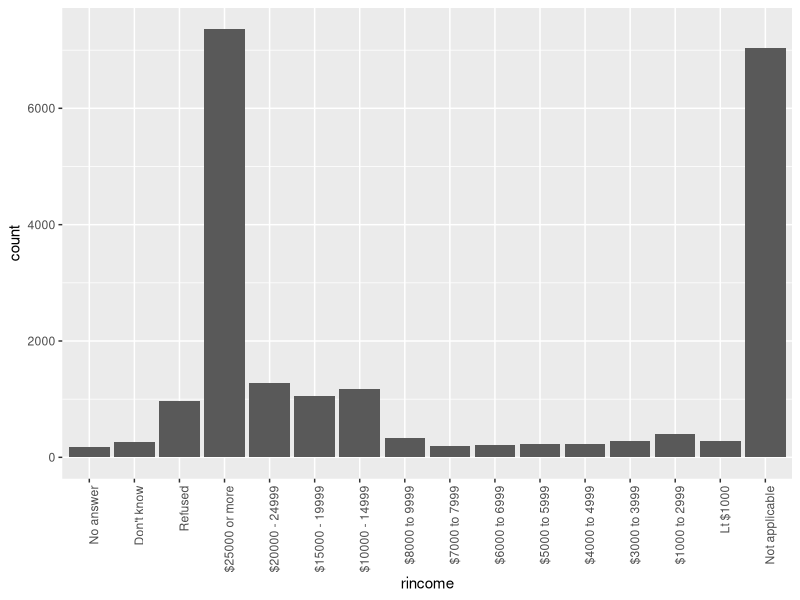
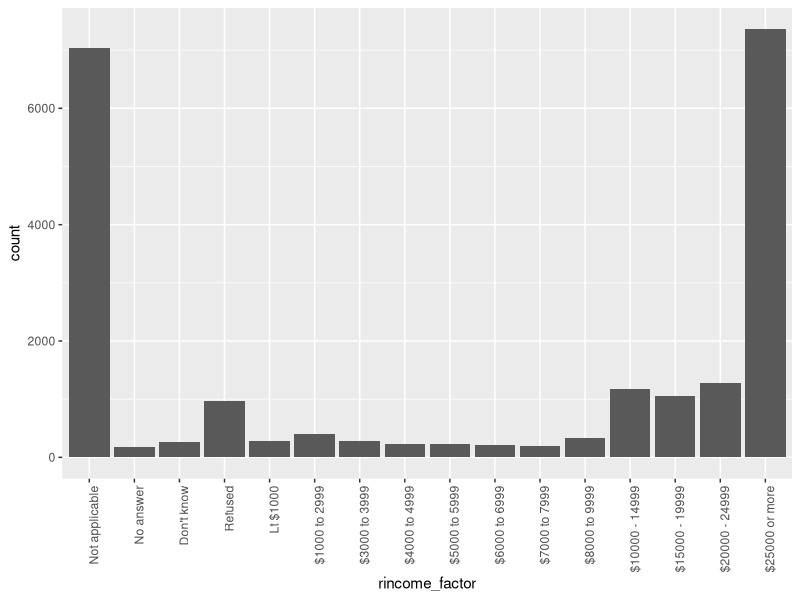
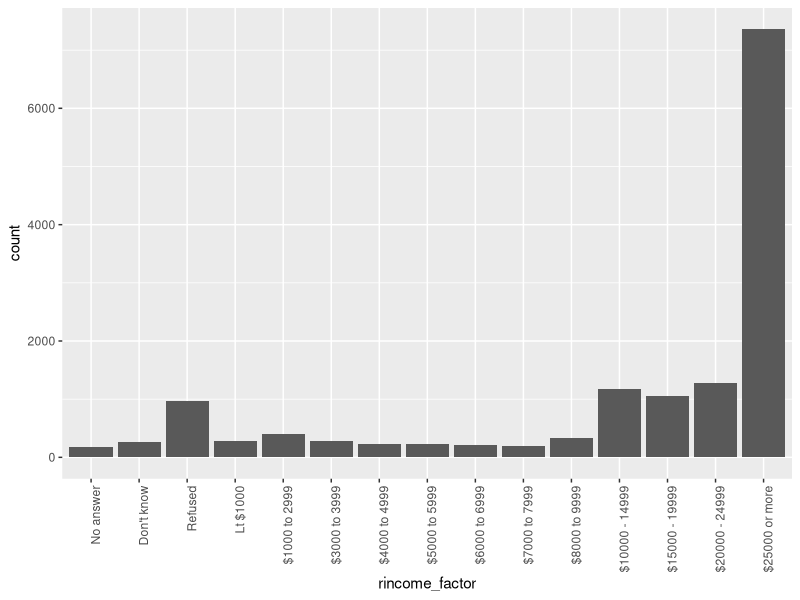
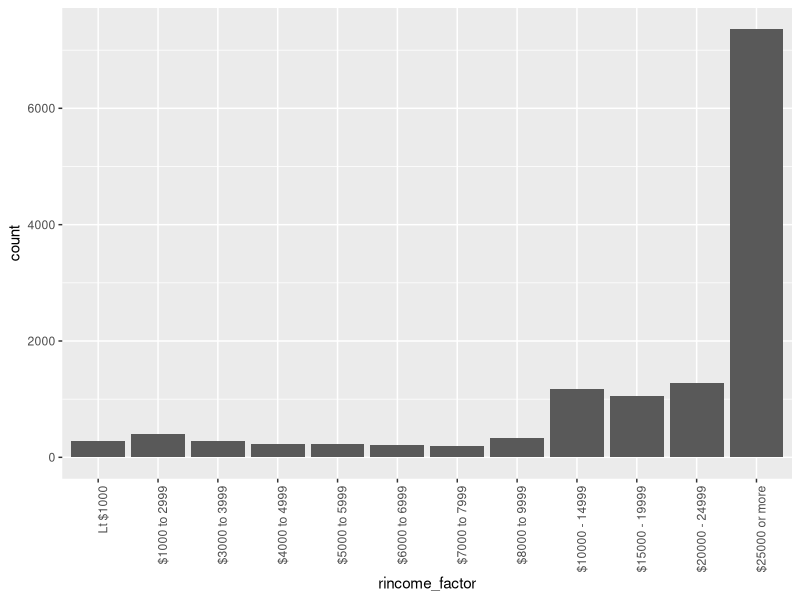
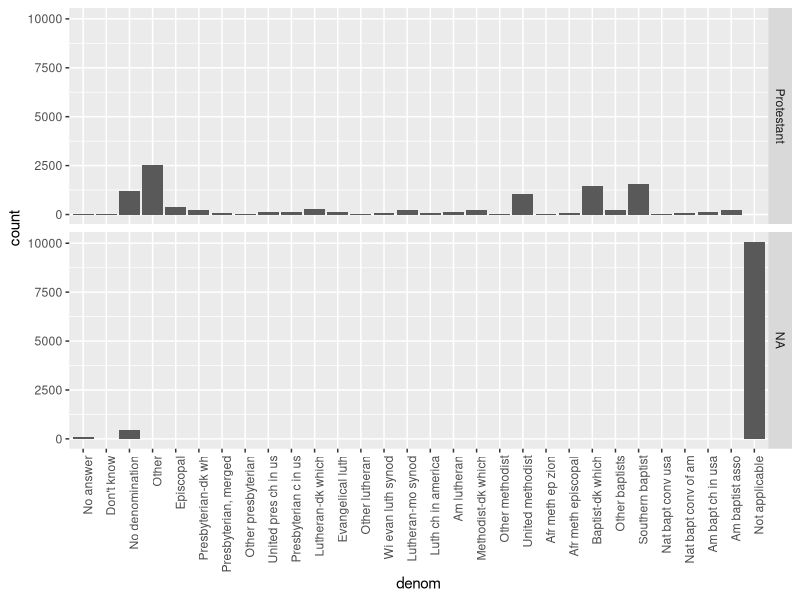
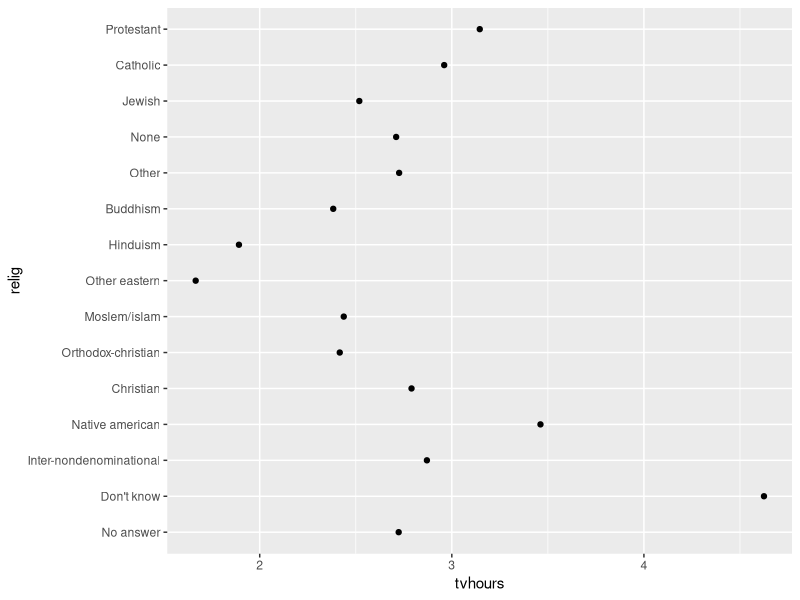
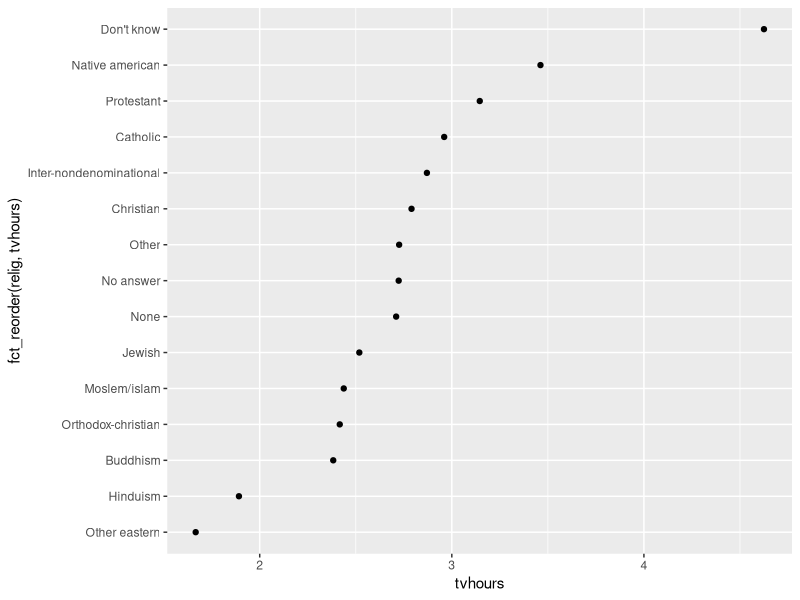
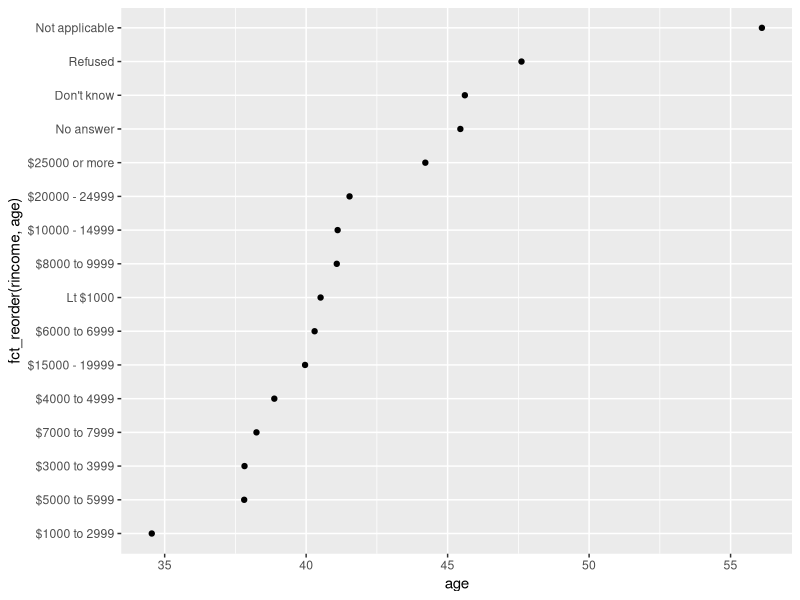

The R source for these figures, in order:
#15 Factors

library(tidyverse)
library(forcats)


#15.3.1 Exercise

#1.Explore the distribution of rincome (reported income). What makes 
#the default bar chart hard to understand? How could you improve the plot

#Factor to the values
View(gss_cat$rincome)

ggplot(gss_cat, aes(rincome)) +
  geom_bar()+ 
  theme(axis.text.x = element_text(angle = 90, hjust = 1))

gss_cat%>%
  count(rincome)

income_level<-c("Not applicable", "No answer", "Don't know", "Refused", "Lt $1000",
                "$1000 to 2999","$3000 to 3999","$4000 to 4999","$5000 to 5999",
                "$6000 to 6999","$7000 to 7999","$8000 to 9999","$10000 - 14999","$15000 - 19999",
                "$20000 - 24999","$25000 or more")
gss_cat2<-gss_cat%>%
  mutate(
    rincome_factor = factor(rincome, levels = income_level)
  )

ggplot(gss_cat2, aes(rincome_factor)) +
  geom_bar()+ 
  theme(axis.text.x = element_text(angle = 90, hjust = 1))

##I still think it coul look better taking out Not applicable
income_level2<-c("No answer", "Don't know", "Refused", "Lt $1000",
                "$1000 to 2999","$3000 to 3999","$4000 to 4999","$5000 to 5999",
                "$6000 to 6999","$7000 to 7999","$8000 to 9999","$10000 - 14999","$15000 - 19999",
                "$20000 - 24999","$25000 or more")
gss_cat3<-gss_cat%>%
  mutate(
    rincome_factor = factor(rincome, levels = income_level2)
  )%>%
  filter(!is.na(rincome_factor))

ggplot(gss_cat3, aes(rincome_factor)) +
  geom_bar()+ 
  theme(axis.text.x = element_text(angle = 90, hjust = 1))
##or maby all non numerical values
income_level3<-c("Lt $1000",
                 "$1000 to 2999","$3000 to 3999","$4000 to 4999","$5000 to 5999",
                 "$6000 to 6999","$7000 to 7999","$8000 to 9999","$10000 - 14999","$15000 - 19999",
                 "$20000 - 24999","$25000 or more")
gss_cat4<-gss_cat%>%
  mutate(
    rincome_factor = factor(rincome, levels = income_level3)
  )%>%
  filter(!is.na(rincome_factor))

ggplot(gss_cat4, aes(rincome_factor)) +
  geom_bar()+ 
  theme(axis.text.x = element_text(angle = 90, hjust = 1))

#2.What is the most common relig in this survey? What’s the most common partyid?
names(gss_cat)
dnoems<-gss_cat%>%
  count(relig)
dnoems
##Protestant

gss_cat%>%
  count(partyid)

##Independent

#3.Which relig does denom (denomination) apply to? 
#How can you find out with a table? How can you find out with a visualisation?
##I could watch it here
View(gss_cat)
##But a more thorough analysis would be

gss_cat6<-gss_cat%>%
  filter(relig!="Protestant")%>%
  count(denom)
View(gss_cat6)
##If I filter out the protestant, denom entries are meaningless
##c(No answer,Don't know,No denomination,Not applicable)

## with a visualisation you could make a facet plot 
##First change de levels of relig
gss_cat7<-gss_cat%>%
  mutate(
    relig_factor = factor(relig, levels = c("Protestant"))
  )
gss_cat7%>%ggplot(aes(denom))+geom_bar()+ 
  theme(axis.text.x = element_text(angle = 90, hjust = 1))+
  facet_grid(gss_cat7$relig_factor)

#15.4 Modifying factor order

#For example, imagine you want to explore the average number of hours spent watching TV per day across religions:
  
  relig_summary <- gss_cat %>%
  group_by(relig) %>%
  summarise(
    age = mean(age, na.rm = TRUE),
    tvhours = mean(tvhours, na.rm = TRUE),
    n = n()
  )

ggplot(relig_summary, aes(tvhours, relig)) + geom_point()

##reordered
ggplot(relig_summary, aes(tvhours, fct_reorder(relig, tvhours)))+geom_point()






#What if we create a similar plot looking at how average age varies 
#across reported income level?

rincome_summary<-gss_cat%>%
  group_by(rincome)%>%
  summarise(
    age = mean(age, na.rm = T),
    tvhours = mean(tvhours, na.rm = T),
    n = n()
  )
ggplot(rincome_summary, aes(age, fct_reorder(rincome, age)))+geom_point()
?fct_relevel()


#15.4.1 Exercises

#1.There are some suspiciously high numbers in tvhours. Is the mean a good summary?

gss_cat%>%
  ggplot(aes(tvhours))+
  geom_histogram(na.rm = T)
##It can be, once the outlier is removed
gss_cat8<-gss_cat%>%
  filter(
    tvhours<15
  )
gss_cat8%>%
  ggplot(aes(tvhours))+
  geom_histogram(na.rm = T)
#2.For each factor in gss_cat identify whether the order of the levels is arbitrary or principled.

glimpse(gss_cat)
##Marital: Arbitrary {A}
##Race: A
##Rincome: Principled {P}
##Partyid: A
##relig: A
##denom: A

#3.Why did moving “Not applicable” to the front of the levels move it to the bottom of the plot?
ggplot(rincome_summary, aes(age, fct_relevel(rincome, "Not applicable", after = Inf))) +
  geom_point()
levels(rincome_summary$rincome)
?fct_relevel()

##There was the parameter "after=" missing which tells the function where to put it.


#15.5.1 Exercises

#1.How have the proportions of people identifying as Democrat, Republican, and Independent changed over time?

##Recoding factor for prtyid
gss_cat9<-gss_cat %>%
  mutate(partyid = fct_collapse(partyid,
                                other = c("No answer", "Don't know", "Other party"),
                                rep = c("Strong republican", "Not str republican"),
                                ind = c("Ind,near rep", "Independent", "Ind,near dem"),
                                dem = c("Not str democrat", "Strong democrat")
  )) 

##Visualization change over time
gss_cat9%>%
  group_by(year, partyid)%>%
  summarise(n = n())%>%
  ggplot(aes(fill = partyid, y = n, x = year))+
  geom_bar(stat="identity", position="fill" )

#2.How could you collapse rincome into a small set of categories?

rincome_list<-gss_cat%>%
  count(rincome)
rincome_list <- rincome_list$rincome
rincome_list
gss_cat10<-gss_cat %>%
  mutate(rincome = fct_collapse(rincome,
                              no_data= c("No answer", "Don't know", "Refused", "Not applicable"),
                              zero_10k= c("Lt $1000", "$1000 to 2999", "$3000 to 3999", 
                                          "$4000 to 4999","$5000 to 5999","$6000 to 6999",
                                          "$7000 to 7999", "$8000 to 9999"),
                              k10_k25 = c("$10000 - 14999", "$15000 - 19999", "$20000 - 24999"),
                              k25_more = "$25000 or more"
  ))

ggplot(gss_cat10, aes(rincome)) +
  geom_bar()+ 
  theme(axis.text.x = element_text(angle = 90, hjust = 1))
